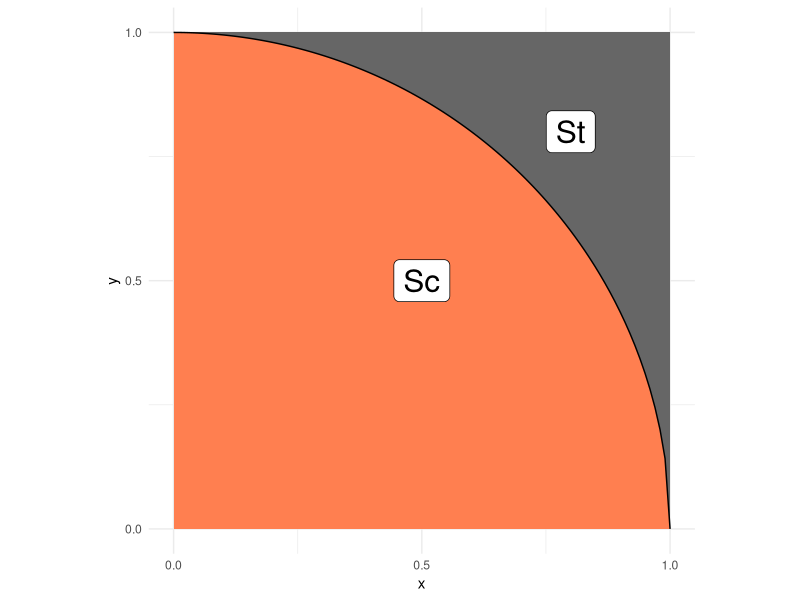
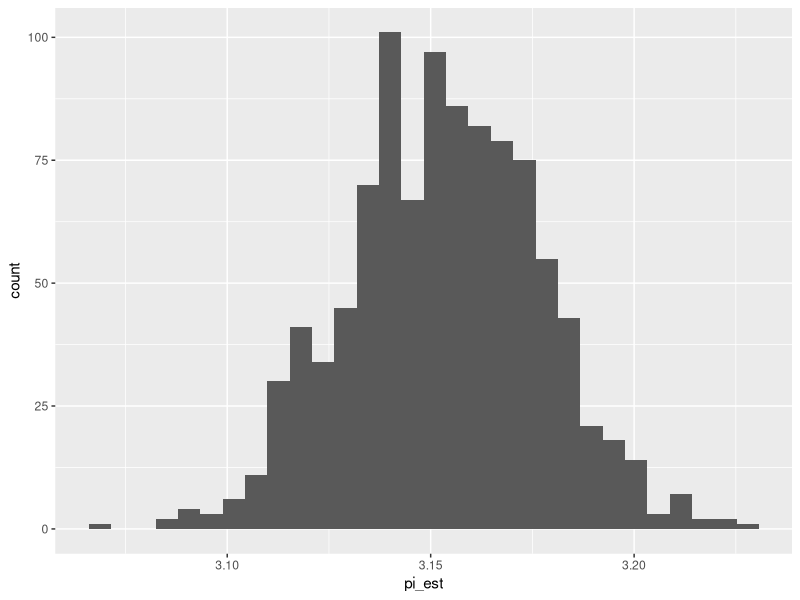

Here is the R script that generated these plots, in order:
## ---- chunk 1
library(tidyverse)
library(rsample)
## ---- chunk 2
## NOTE: No need to edit; this visual helps explain the pi estimation scheme
tibble(x = seq(0, 1, length.out = 100)) %>%
  mutate(y = sqrt(1 - x^2)) %>%

  ggplot(aes(x, y)) +
  annotate(
    "rect",
    xmin = 0, ymin = 0, xmax = 1, ymax = 1,
    fill = "grey40",
    size = 1
  ) +
  geom_ribbon(aes(ymin = 0, ymax = y), fill = "coral") +
  geom_line() +
  annotate(
    "label",
    x = 0.5, y = 0.5, label = "Sc",
    size = 8
  ) +
  annotate(
    "label",
    x = 0.8, y = 0.8, label = "St",
    size = 8
  ) +
  scale_x_continuous(breaks = c(0, 1/2, 1)) +
  scale_y_continuous(breaks = c(0, 1/2, 1)) +
  theme_minimal() +
  coord_fixed()
## ---- chunk 3
## TASK: Choose a sample size and generate samples
set.seed(101)
n <- 5000 # Choose a sample size
df_q1 <- 
  tibble(
    x = runif(n, 0, 1),
    y = runif(n, 0, 1)
  )
  # Generate the data
df_q1
## ---- chunk 4
## NOTE: Do not edit this code
# Correct sample size
assertthat::assert_that(
  dim(df_q1) %>% 
    .[[1]] == n,
  msg = "The sample size should be `n`"
)
# Correct column names
assertthat::assert_that(
  setequal(names(df_q1), c("x", "y")),
  msg = "df_q1 must include the columns `x` and `y`"
)
print("Good")
## ---- chunk 5
## TASK: Finish implementing this function
stat <- function(x, y) {
 in_circle = (x^2 + y^2) <= 1
 in_circle * 4
}
## ---- chunk 6
## TASK: Finish writing these assert statements

# Check the value for points *inside* the circle
assertthat::assert_that(
  tibble(x = .5, y = .5) %>% # Pick a point *inside* the circle
    mutate(stat = stat(x, y)) %>% 
    pull(stat) %>% 
    .[[1]] ==
  4,
  msg = "Incorrect value when a point is inside the circle"
)

# Check the value for points *outside* the circle
assertthat::assert_that(
  tibble(x = 1, y = 1) %>% # Pick a point *outside* the circle
    mutate(stat = stat(x, y)) %>% 
    pull(stat) %>% 
    .[[1]] ==
 0,
  msg = "Incorrect value when a point is outside the circle"
)
print("Your assertions passed, but make sure they're checking the right thing!")
## ---- chunk 7
## TASK: Estimate pi using your data from q1
df_q3 <- 
  df_q1 %>% 
  mutate(stat = stat(x,y)) %>% 
  summarize(pi_est = mean(stat))
df_q3
## ---- chunk 8
## NOTE: Do not edit this code
# Correct sample size
assertthat::assert_that(
  dim(df_q3) %>% 
    .[[1]] == 1,
  msg = "This result should have just one row"
)
# Correct column names
assertthat::assert_that(
  setequal(names(df_q3), c("pi_est")),
  msg = "df_q3 must include the column `pi_est`"
)
print("Good")
## ---- chunk 9
## TASK: Finish the code below
df_q4 <- 
  df_q1 %>% 
  bootstraps(., times = 1000) %>% 
  mutate(
    pi_est = map_dbl(
      splits,
      function(split_df) {
        analysis(split_df) %>% 
           mutate(stat = stat(x,y)) %>% 
            summarize(pi_est = mean(stat)) %>% 
          # Estimate pi (pi_est) using the resampled data;
          # this should be *identical* to the
          # code you wrote for q3
          pull(pi_est)
      }
    )
  )

## NOTE: Do not edit; use this to visualize your results
df_q4 %>% 
  ggplot(aes(pi_est)) +
  geom_histogram()
## ---- chunk 10
## TASK: Compute a bootstrap confidence interval at the 95% level (alpha = 0.05)

df_q5 <- 
  # df_q4 %>% 
  # summarize(sd = sd(), n = 1000) %>% 
  # summarize(
  #   # TODO: Compute pi_lo and pi_up
  #    se = sd / sqrt(n),
  #    pi_lo = mean - 1.96 * se,
  #    pi_up = mean + 1.96 * se
  # )
df_q4 %>% 
  summarise(
    pi_hi = quantile(pi_est, 0.975),
    pi_low = quantile(pi_est, 0.025)
  )
  

df_q5
## ---- chunk 11
df_q1 %>%
   mutate(stat = stat(x,y)) %>% 
   summarize(sd = sd(stat), pi_est = mean(stat)) %>% 
   mutate(
    se = sd / sqrt(5000),
    pi_lo = pi_est - 1.96 * se,
    pi_hi = pi_est + 1.96 * se
  )
